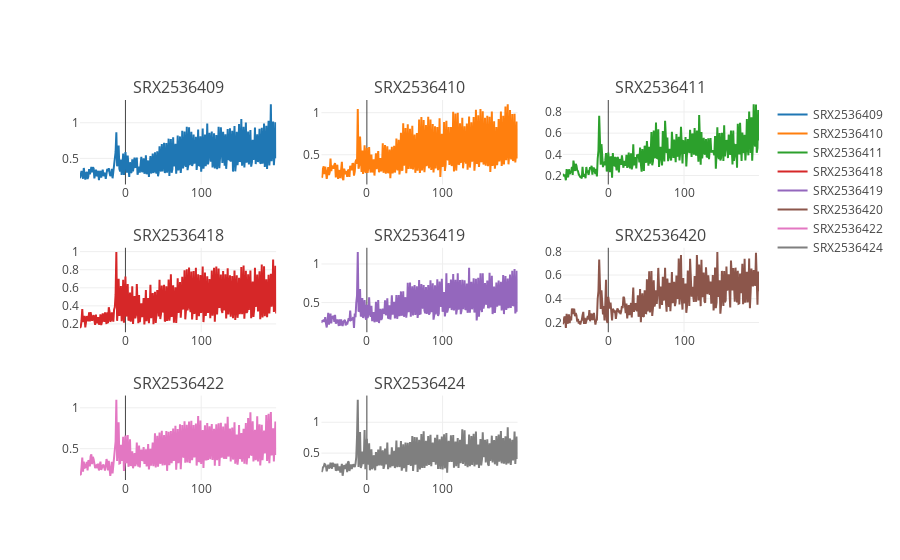

Source (notebook cell):
### Code cell
index = 1
samples_15 = samples_srx['vehicle']
group = []

for key, value in samples_15.items():
    group+=value

fig = tools.make_subplots(rows=int(np.ceil(len(group) / samples_per_row)), cols=samples_per_row, 
                          subplot_titles=group,
                          print_grid=True)
for sample in group:
    normalizedc = coverage[sample]
    trace = Scatter(x = normalizedc.index,
                    y = normalizedc.values.tolist(),
                    mode = 'lines',
                    name = sample)
    fig.append_trace(trace, (index-1)//samples_per_row+1, (index-1)%samples_per_row+1)
    index += 1

iplot(fig)

### Figure 1 — Plotly figure (JSON) as saved in the notebook; plotly's stock layout.template omitted (floating-point values rounded to 4 significant figures; data arrays with more than 128 entries replaced by an {"elided": "..."} marker saying what was removed)
{"data": [{"mode": "lines", "name": "SRX2536409", "type": "scatter", "uid": "337385", "x": {"elided": "260 int values"}, "xaxis": "x", "y": {"elided": "260 float values"}, "yaxis": "y"}, {"mode": "lines", "name": "SRX2536410", "type": "scatter", "uid": "e9d9f9", "x": {"elided": "260 int values"}, "xaxis": "x2", "y": {"elided": "260 float values"}, "yaxis": "y2"}, {"mode": "lines", "name": "SRX2536411", "type": "scatter", "uid": "708698", "x": {"elided": "260 int values"}, "xaxis": "x3", "y": {"elided": "260 float values"}, "yaxis": "y3"}, {"mode": "lines", "name": "SRX2536418", "type": "scatter", "uid": "6f237c", "x": {"elided": "260 int values"}, "xaxis": "x4", "y": {"elided": "260 float values"}, "yaxis": "y4"}, {"mode": "lines", "name": "SRX2536419", "type": "scatter", "uid": "ce24e3", "x": {"elided": "260 int values"}, "xaxis": "x5", "y": {"elided": "260 float values"}, "yaxis": "y5"}, {"mode": "lines", "name": "SRX2536420", "type": "scatter", "uid": "8fe335", "x": {"elided": "260 int values"}, "xaxis": "x6", "y": {"elided": "260 float values"}, "yaxis": "y6"}, {"mode": "lines", "name": "SRX2536422", "type": "scatter", "uid": "179119", "x": {"elided": "260 int values"}, "xaxis": "x7", "y": {"elided": "260 float values"}, "yaxis": "y7"}, {"mode": "lines", "name": "SRX2536424", "type": "scatter", "uid": "9567b4", "x": {"elided": "260 int values"}, "xaxis": "x8", "y": {"elided": "260 float values"}, "yaxis": "y8"}], "layout": {"annotations": [{"font": {"size": 16}, "showarrow": false, "text": "SRX2536409", "x": 0.1444, "xanchor": "center", "xref": "paper", "y": 1, "yanchor": "bottom", "yref": "paper"}, {"font": {"size": 16}, "showarrow": false, "text": "SRX2536410", "x": 0.5, "xanchor": "center", "xref": "paper", "y": 1, "yanchor": "bottom", "yref": "paper"}, {"font": {"size": 16}, "showarrow": false, "text": "SRX2536411", "x": 0.8556, "xanchor": "center", "xref": "paper", "y": 1, "yanchor": "bottom", "yref": "paper"}, {"font": {"size": 16}, "showarrow": false, "text": "SRX2536418", "x": 0.1444, "xanchor": "center", "xref": "paper", "y": 0.6111, "yanchor": "bottom", "yref": "paper"}, {"font": {"size": 16}, "showarrow": false, "text": "SRX2536419", "x": 0.5, "xanchor": "center", "xref": "paper", "y": 0.6111, "yanchor": "bottom", "yref": "paper"}, {"font": {"size": 16}, "showarrow": false, "text": "SRX2536420", "x": 0.8556, "xanchor": "center", "xref": "paper", "y": 0.6111, "yanchor": "bottom", "yref": "paper"}, {"font": {"size": 16}, "showarrow": false, "text": "SRX2536422", "x": 0.1444, "xanchor": "center", "xref": "paper", "y": 0.2222, "yanchor": "bottom", "yref": "paper"}, {"font": {"size": 16}, "showarrow": false, "text": "SRX2536424", "x": 0.5, "xanchor": "center", "xref": "paper", "y": 0.2222, "yanchor": "bottom", "yref": "paper"}], "autosize": true, "xaxis": {"anchor": "y", "autorange": true, "domain": [0, 0.2889], "range": [-60, 199], "type": "linear"}, "xaxis2": {"anchor": "y2", "autorange": true, "domain": [0.3556, 0.6444], "range": [-60, 199], "type": "linear"}, "xaxis3": {"anchor": "y3", "autorange": true, "domain": [0.7111, 1], "range": [-60, 199], "type": "linear"}, "xaxis4": {"anchor": "y4", "autorange": true, "domain": [0, 0.2889], "range": [-60, 199], "type": "linear"}, "xaxis5": {"anchor": "y5", "autorange": true, "domain": [0.3556, 0.6444], "range": [-60, 199], "type": "linear"}, "xaxis6": {"anchor": "y6", "autorange": true, "domain": [0.7111, 1], "range": [-60, 199], "type": "linear"}, "xaxis7": {"anchor": "y7", "autorange": true, "domain": [0, 0.2889], "range": [-60, 199], "type": "linear"}, "xaxis8": {"anchor": "y8", "autorange": true, "domain": [0.3556, 0.6444], "range": [-60, 199], "type": "linear"}, "xaxis9": {"anchor": "y9", "domain": [0.7111, 1]}, "yaxis": {"anchor": "x", "autorange": true, "domain": [0.7778, 1], "range": [0.1344, 1.32], "type": "linear"}, "yaxis2": {"anchor": "x2", "autorange": true, "domain": [0.7778, 1], "range": [0.1469, 1.151], "type": "linear"}, "yaxis3": {"anchor": "x3", "autorange": true, "domain": [0.7778, 1], "range": [0.1159, 0.9131], "type": "linear"}, "yaxis4": {"anchor": "x4", "autorange": true, "domain": [0.3889, 0.6111], "range": [0.1084, 1.043], "type": "linear"}, "yaxis5": {"anchor": "x5", "autorange": true, "domain": [0.3889, 0.6111], "range": [0.1164, 1.21], "type": "linear"}, "yaxis6": {"anchor": "x6", "autorange": true, "domain": [0.3889, 0.6111], "range": [0.1181, 0.8298], "type": "linear"}, "yaxis7": {"anchor": "x7", "autorange": true, "domain": [0, 0.2222], "range": [0.1175, 1.15], "type": "linear"}, "yaxis8": {"anchor": "x8", "autorange": true, "domain": [0, 0.2222], "range": [0.06436, 1.433], "type": "linear"}, "yaxis9": {"anchor": "x9", "domain": [0, 0.2222]}}}
